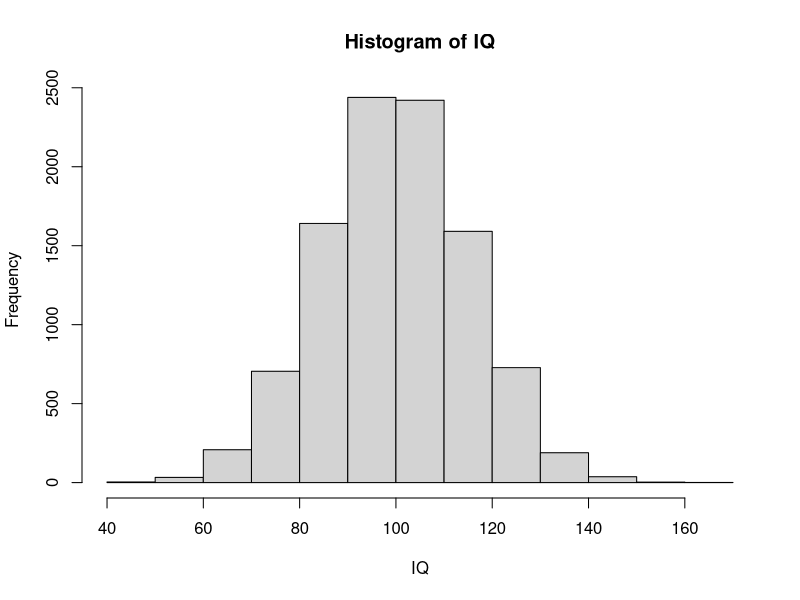
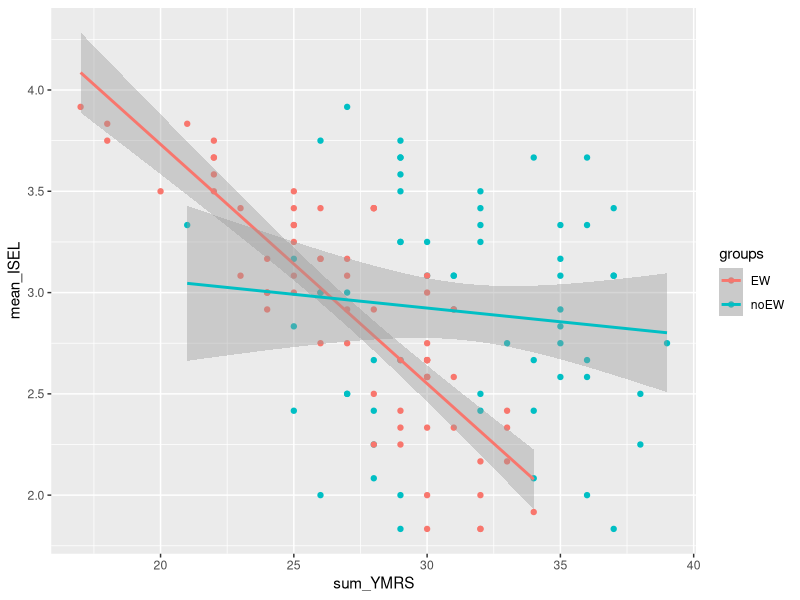
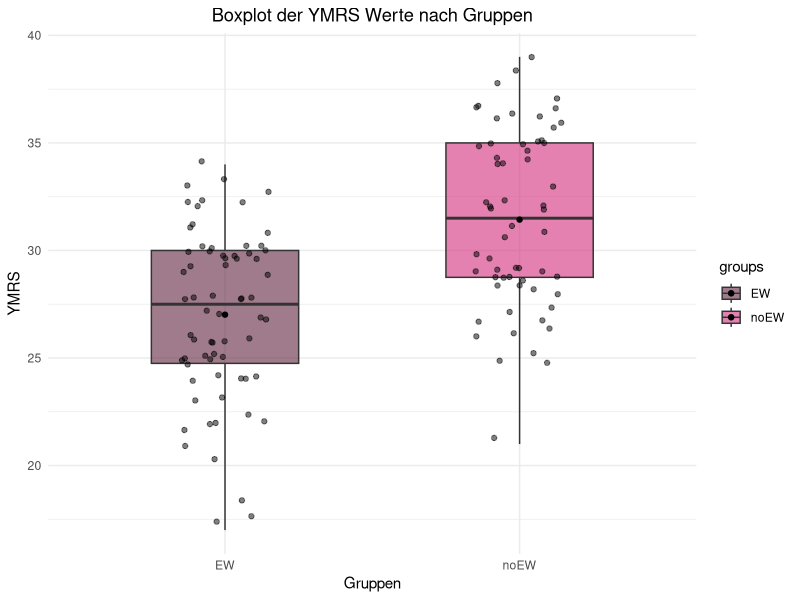

R code for these plots, in order:

# Einheit 1 ---------------------------------------------------------------

2 + 2 #Addition 

# Hier kommt eine Subtraktion

3-2
5 * 8
3 ^ 2
sqrt(10) + 11

?sqrt

# Objekte

a = 2
a

b = 4 * 5 

a + b 

c = a + b
c

d <- 10

# Zahltypen 

zahl = 4.5

Psychologe = "Wundt"

class(Psychologe)
class(zahl)

vector = c(2, 3, 4, 5, 1, 8)
vector


lieblingspsychologinnen = c("Mary", "Feldmann-Barett", "Anna Freud")

# Datensimulation

k = 1:100
sequenz = seq(from = 5, to = 500, by = 10)
identisch = seq(5, 500, 10)

kombination = c(1:10, seq(10, 100, 5))
y = c(k, sequenz)


# Normalverteilung 

n = 10000
MW = 100
SD = 15
IQ = rnorm(n, MW, SD)
hist(IQ)

# Erstellt einen numerischen Vektor "CFH", der die zahlen 12 bis 54 und jede dritte Zahl von 100 bis 120 enthält

CFH = c(12:54, seq(100, 120, 3))
CFH

Teil1 = 12:54
Teil2 = seq(100,120,3)

CFH2 = c(Teil1, Teil2)


# Elemente aus Vektoren auswählen ("Indizierung")


Vierte_Stelle = CFH[4]
Bereich = CFH[3:10]
CFH[c(4,8)]
CFH[seq(2,8,2)]
CFH[-1]

lieblingspsychologinnen[-1]
lieblingspsychologinnen[2]
lieblingspsychologinnen[c(1,3)]

mean(CFH) # Mittelwert
sd(CFH) #Standardabweichung
var(CFH) # Varianz

mean(lieblingspsychologinnen)

Ordinal = c(1:10, 10, 10, 8) #Plätze bei einem Wettkampf
as.factor(Ordinal)

lieblingspsychologinnen = c("Mary", "Mary", "Mary", "Feldmann-Barett", "Anna Freud", "Anna Freud")
lieblingspsychologinnen = as.factor(lieblingspsychologinnen)

table(lieblingspsychologinnen)


# Einheit 2 ---------------------------------------------------------------

Studiengang = c("Psychologie", "Mathematik", "Biologie", "Psychologie", "Mathematik")
levels(Studiengang)

Studiengang = factor(Studiengang, levels = c("Psychologie", "Biologie", "Mathematik"))
Studiengang

Geschlecht = c(1,2,1,2,2,2,3,1,1)
mean(Geschlecht)

Geschlecht = factor(Geschlecht, levels= c(1, 2, 3), labels = c("weiblich", "maennlich", "divers"))
Geschlecht
mean(Geschlecht)
table(Geschlecht)

Schulabschluss = c("Abitur", "Realschule", "Hauptschule", "Abitur", "Realschule", "Realschule", "Abitur")
Schulabschluss = factor(Schulabschluss, levels = c("Hauptschule", "Realschule", "Abitur"), ordered = TRUE)
Schulabschluss

Schulabschluss > "Hauptschule"
Schulabschluss[Schulabschluss >= "Realschule"]

set.seed(22)
df = data.frame(Studiencode = 100:105,
                Diagnose = c("Depression", "Angststörung", "Zwangsstörung", "Depression", "Zwangsstörung", "ADHS"),
                Klinik = c("LMU", "LMU", "LMU", "MPI", "MPI", "MPI"),
                BDI = rnorm(6, mean = 25, sd = 7),
                Alter = c(22, 24, 55, 85, 43, 45))

df
names(df)
head(df)
nrow(df)
ncol(df)
View(df)
str(df)

df$Alter
df$Diagnose = factor(df$Diagnose)
df$Klinik = factor(df$Klinik)
str(df)

df$Geschlecht = factor(c(1, 2, 3, 1, 2, 1), levels = c(1,2,3), 
                       labels = c("männlich", "weiblich", "divers"))
df

df[3,]
df[2:5,]
df[c(1,4),]
df[2:4, "Klinik"]
df$Klinik[2:4]
df[,c("Klinik", "BDI")]

#Aufgabe: Welche Diagnose hat die 3. Person? - es gibt (mindestens) zwei Optionen

df[3, "Diagnose"]
df[3, 2]
df$Diagnose[3]

df[3, "Diagnose"] = "ADHS"
df[3, "Diagnose"]

# Statt über Positionen können wir Werte nach einer BEDINGUNG auswählen.

df$Alter > 30
Alten = df[df$Alter > 30,]
Alten
Frauen = df[df$Geschlecht == "weiblich",]
Frauen
df[df$Alter > 30 & df$Geschlecht == "männlich",]
df[df$Alter > 30 | df$Geschlecht == "männlich",]

# install.packages("tidyverse")
library(tidyverse)

starwars$mass

filter(starwars, mass > 100)

Schwergewichte = starwars %>% filter(mass > 100)
Schwergewichte$name


# Einheit 3 ---------------------------------------------------------------

library(tidyverse)
mean(starwars$mass, na.rm = TRUE)

round(mean(starwars$mass, na.rm = TRUE),2)

df = read.csv("bipolar.csv")
# readRDS() R-Format

# .sav (SPSS) 
# install.packages("haven")
#library(haven)
#read_sav()

# install.packages("readxl")

head(df)
str(df)
View(df)
summary(df)
anyNA(df)

df$YMRS_1 + df$YMRS_2

rowSums(df[,c("YMRS_1", "YMRS_2", "YMRS_3")])

library(tidyverse)

?select
rowSums(select(df, starts_with("YMRS")))

df$sum_YMRS = rowSums(select(df, starts_with("YMRS")))
head(df)

round(mean(df$sum_YMRS),2)
sd(df$sum_YMRS)
var(df$sum_YMRS)
range(df$sum_YMRS)

table(df$groups)

df$sum_YMRS[df$groups == "EW"]
df$sum_YMRS[df$groups == "noEW"]

mean(df$sum_YMRS[df$groups == "EW"])
mean(df$sum_YMRS[df$groups == "noEW"])

tapply(df$sum_YMRS, df$groups, mean)
tapply(df$sum_YMRS, df$groups, sd)

df %>% group_by(groups) %>%
  summarise(n = n(),
            Mittelwert = mean(sum_YMRS),
            SD = sd(sum_YMRS),
            Min = min(sum_YMRS),
            Max = max(sum_YMRS))

#install.packages("psych")
library(psych)

psych::describe(df)

describe(df)
describeBy(df, group = df$groups)

head(df)

t.test(sum_YMRS ~ groups, data = df, var.equal = TRUE, alternative = "less")
?t.test


# Einheit 4 ---------------------------------------------------------------

library(tidyverse)
library(psych)
library(ggplot2)

bipolar = read_csv("bipolar.csv")
rohdaten = read_csv("bipolar.csv")

# names(bipolar)

bipolar$sum_YMRS = rowSums(select(bipolar, starts_with("YMRS")))

# Reverse Items: 1, 2, 7, 8, 11, 12 

# summary(select(bipolar, starts_with("ISEL")))

# bipolar$ISEL_1r = recode(bipolar$ISEL_1, "1" = 4, "2" = 3, "3" = 2, "4" = 1)

# bipolar[, c("ISEL_1r", "ISEL_1")]

bipolar$ISEL_1 = recode(bipolar$ISEL_1, "1" = 4, "2" = 3, "3" = 2, "4" = 1)
bipolar$ISEL_2 = recode(bipolar$ISEL_2, "1" = 4, "2" = 3, "3" = 2, "4" = 1)
bipolar$ISEL_7 = recode(bipolar$ISEL_7, "1" = 4, "2" = 3, "3" = 2, "4" = 1)
bipolar$ISEL_8 = recode(bipolar$ISEL_8, "1" = 4, "2" = 3, "3" = 2, "4" = 1)
bipolar$ISEL_11 = recode(bipolar$ISEL_11, "1" = 4, "2" = 3, "3" = 2, "4" = 1)
bipolar$ISEL_12 = recode(bipolar$ISEL_12, "1" = 4, "2" = 3, "3" = 2, "4" = 1)

bipolar$mean_ISEL = rowMeans(select(bipolar, starts_with("ISEL")))


saveRDS(bipolar, file = "bipolar_clean")

t.test(sum_YMRS ~ groups, data = bipolar)

#?ggplot2


jpeg(file = "Unser_erstes_GGPLOT.jpg", width = 15, 
     height = 10, units = "cm", res = 300)

ggplot(data = bipolar, aes(x = groups, y = sum_YMRS, fill = groups)) +
  geom_boxplot(width = 0.5, alpha = 0.6) +
  geom_jitter(width = 0.15, alpha = 0.5) +
  stat_summary(fun = "mean", geom = "point", color = "black") +
  labs(x = "Gruppen", y = "YMRS", title = "Boxplot der YMRS Werte nach Gruppen") +
  theme_minimal() +
  scale_fill_manual(values = c("#61243F", "#D32D7D")) +
  theme(legend.position = "right",
        plot.title = element_text(hjust = 0.5, vjust = 1))

dev.off()

cor(bipolar$sum_YMRS, bipolar$mean_ISEL)
cor.test(bipolar$sum_YMRS, bipolar$mean_ISEL, 
         method = "pearson", alternative = "less")
?cor.test

ggplot(bipolar, aes(x = sum_YMRS, y = mean_ISEL, color = groups)) +
  geom_point() +
  geom_smooth(method = "lm")
